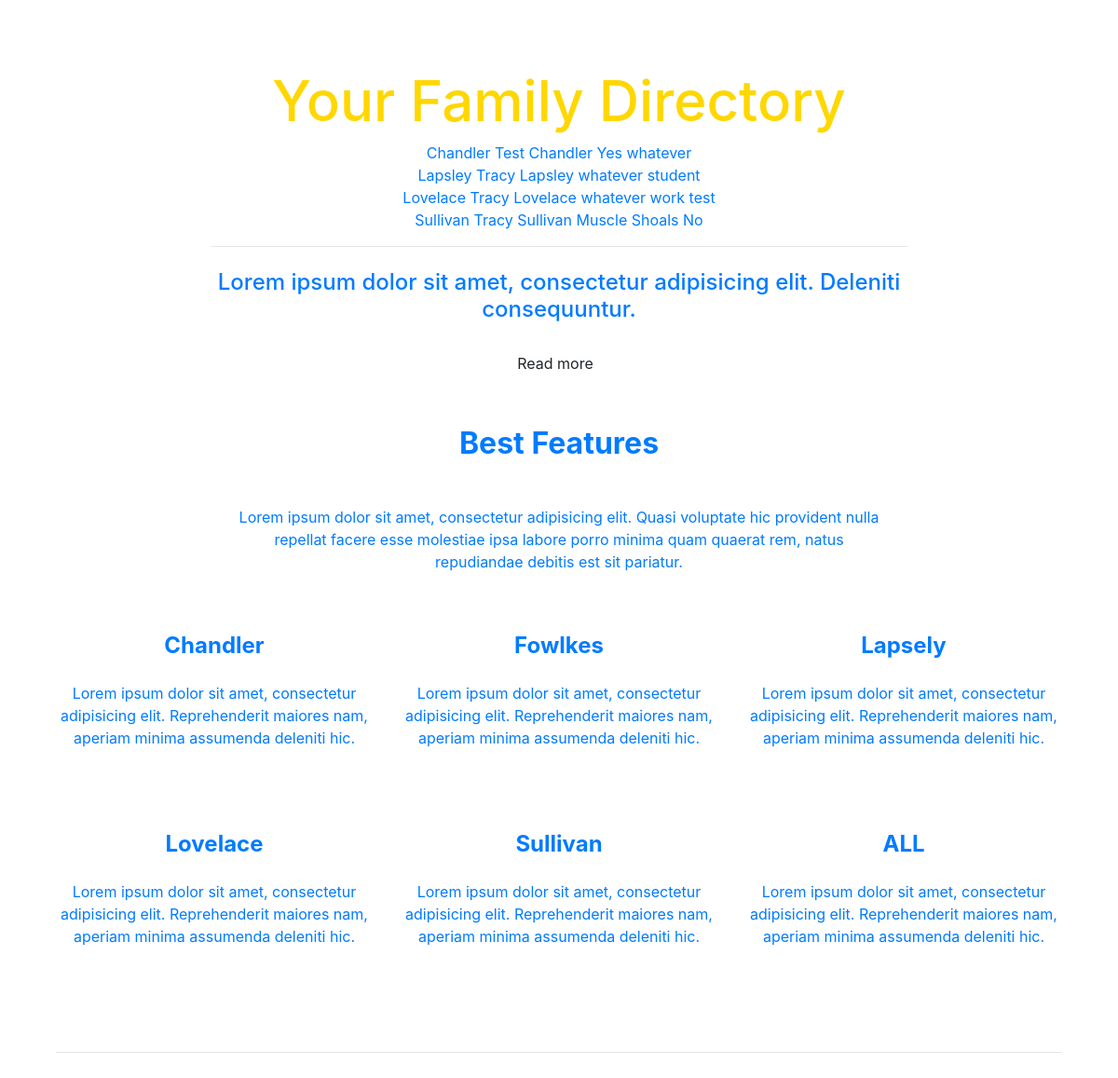
The page /directory on the database its author committed.
### family/models.py (models this page shows, shortened)
class Person(models.Model):
    first_name = models.CharField(max_length=50, default="")
    last_name = models.CharField(max_length=50, default="")
    schools =   models.CharField(max_length=30, default="")
    occupation = models.CharField(max_length=30, default="")
    branch = models.CharField(max_length=30, default="")
    listed = models.BooleanField(default=False)

### family/views.py (the view)
# urls.py: path("directory", directory_view, name="directory"),
def directory_view(request):
    people = Person.objects.all().order_by("branch")
    chandler = Person.objects.filter(branch="chandler")
    context = {
        "people": people,
        "chandler": chandler
    }
    return render(request,'family/directory_view.html', context=context)

### templates/family/directory_view.html (shortened to what this page needs)
{% extends 'base.html' %}
{% block content %}
    <div class="container">
        <br>
        <a href="{% url 'add' %}" </a>
        <br>
        <br>
    <header>
    <body background-color="white">
    </body>
        <div id="intro" class="view">
            <div class="mask rgba-black-strong">
                <div class="container-fluid d-flex align-items-center justify-content-center h-100">
                    <div class="row d-flex justify-content-center text-center">
                        <div class="col-md-10">
<h1 style="color: gold; font-size: 60px">Your Family Directory
                    </h1>
                            {% if people %}
                        {% for person in people %}
                            <tr>
                                <td>{{ person.branch }}</td>
                                <td>{{ person.first_name }}</td>
                                <td>{{ person.last_name }}</td>
                                <td>{{ person.schools }}</td>
                                <td>{{person.occupation}}</td>
                            </tr>
                        {% endfor %}
                    {% else %}
                    <tr>
                        <td>No items in your list</td>
                        <td></td>
                        <td></td>
                        <td></td>
                    {% endif %}
                            <hr class="hr-light">
                            <h4 class="white-text my-4">Lorem ipsum dolor sit amet, consectetur adipisicing elit.
                                Deleniti
                                consequuntur.</h4>
                            <button type="button" class="btn btn-outline-white">Read more</button>
                        </div>
                    </div>
                </div>
            </div>
        </div>
    </header>
    <main class="mt-5">
        <div class="container">
            <section id="best-features" class="text-center">
                <h2 class="mb-5 font-weight-bold">Best Features</h2>
                <div class="row d-flex justify-content-center mb-4">
                    <div class="col-md-8">
                        <p class="grey-text">Lorem ipsum dolor sit amet, consectetur adipisicing elit. Quasi voluptate
                            hic
                            provident nulla repellat
                            facere esse molestiae ipsa labore porro minima quam quaerat rem, natus repudiandae debitis
                            est
                            sit pariatur.</p>
                    </div>
                </div>
                <div class="row">
                    <div class="col-md-4 mb-5">
                        <h4 class="my-4 font-weight-bold">Chandler</h4>
                        <p class="grey-text">Lorem ipsum dolor sit amet, consectetur adipisicing elit. Reprehenderit
                            maiores nam,
                            aperiam minima
                            assumenda deleniti hic.</p>
                    </div>
                    <div class="col-md-4 mb-5">
                        <h4 class="my-4 font-weight-bold">Fowlkes</h4>
                        <p class="grey-text">Lorem ipsum dolor sit amet, consectetur adipisicing elit. Reprehenderit
                            maiores nam,
                            aperiam minima
                            assumenda deleniti hic.</p>
                    </div>
                    <div class="col-md-4 mb-5">
                        <h4 class="my-4 font-weight-bold">Lapsely</h4>
                        <p class="grey-text">Lorem ipsum dolor sit amet, consectetur adipisicing elit. Reprehenderit
                            maiores nam,
                            aperiam minima
                            assumenda deleniti hic.</p>
                    </div>
                    <div class="col-md-4 mb-5">
                        <h4 class="my-4 font-weight-bold">Lovelace</h4>
                        <p class="grey-text">Lorem ipsum dolor sit amet, consectetur adipisicing elit. Reprehenderit
                            maiores nam,
                            aperiam minima
                            assumenda deleniti hic.</p>
                    </div>
                    <div class="col-md-4 mb-1">
                        <h4 class="my-4 font-weight-bold">Sullivan</h4>
                        <p class="grey-text">Lorem ipsum dolor sit amet, consectetur adipisicing elit. Reprehenderit
                            maiores nam,
                            aperiam minima
                            assumenda deleniti hic.</p>
                    </div>
                    <div class="col-md-4 mb-1">
                        <h4 class="my-4 font-weight-bold">ALL</h4>
                        <p class="grey-text">Lorem ipsum dolor sit amet, consectetur adipisicing elit. Reprehenderit
                            maiores nam,
                            aperiam minima
                            assumenda deleniti hic.</p>
                    </div>
                </div>
            </section>
            <hr class="my-5">
    </div>
    <br><br><br><br><br>
{% endblock %}

### rows shown on the page
Person: branch "Chandler", first_name "Test", last_name "Chandler", schools "Yes", occupation "whatever"
Person: branch "Lapsley", first_name "Tracy", last_name "Lapsley", schools "whatever", occupation "student"
Person: branch "Lovelace", first_name "Tracy", last_name "Lovelace", schools "whatever", occupation "work test"
Person: branch "Sullivan", first_name "Tracy", last_name "Sullivan", schools "Muscle Shoals", occupation "No"
